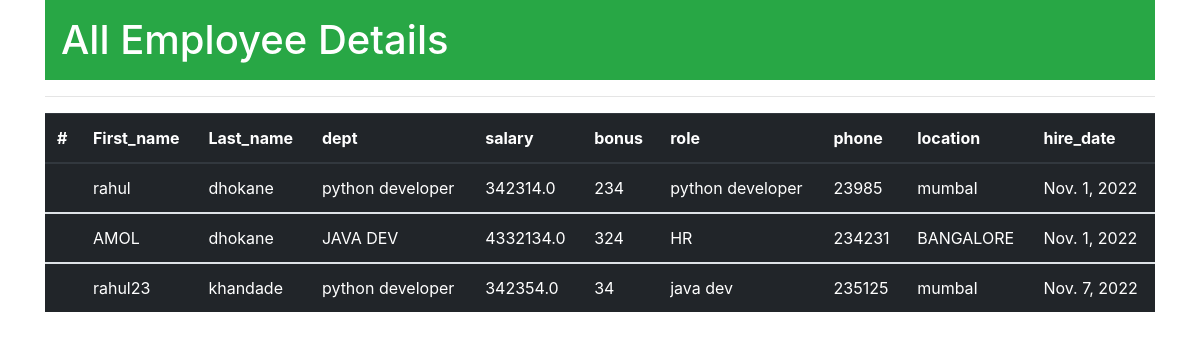
Page /all_emp/ on the committed database.
### emp_app/models.py (models this page shows, shortened)
class employee(models.Model):
    first_name=models.CharField(max_length=50)
    last_name=models.CharField(max_length=50)
    dept=models.ForeignKey(department,on_delete=models.CASCADE)
    salary=models.FloatField()
    bonus=models.IntegerField()
    role=models.ForeignKey(role,on_delete=models.CASCADE)  #please search for on delete
    phone=models.IntegerField(default=0)
    hire_date=models.DateField()
    def __str__(self):
        return '%s%s%s'%(self.first_name,self.last_name,self.phone)

class department(models.Model):
    name=models.CharField(max_length=50)
    location=models.CharField(max_length=50)

class role(models.Model):
    name=models.CharField(max_length=50)

### emp_app/views.py (the view)
# urls.py: path('all_emp/',views.all_emp,name='all_emp'),
def all_emp(request):
    emps=employee.objects.all()
    context={
        'emps':emps
    }
    print(emps)
    return render(request,'emp_app/all_emp.html',context)

### emp_app/templates/emp_app/all_emp.html (shortened to what this page needs)
<!doctype html>
<html lang="en">
  <head>
    <link rel="stylesheet" href="https://cdn.jsdelivr.net/npm/bootstrap@4.0.0/dist/css/bootstrap.min.css">
  </head>
  <body>
    <div class="container">
      <h1  class="p-3 mb-2 bg-success text-white">All Employee Details</h1>
      <hr>
      <table class="table table-dark">
        <thead>
          <tr>
            <th scope="col">#</th>
            <th scope="col">First_name</th>
            <th scope="col">Last_name</th>
            <th scope="col">dept</th>
            <th scope="col">salary</th>
            <th scope="col">bonus</th>
            <th scope="col">role</th>
            <th scope="col">phone</th>
            <th scope="col">location</th>
            <th scope="col">hire_date</th>
          </tr>
        </thead>
        {% for emp in emps  %}
        <tbody>
          <tr>
            <th scope="row">{{emp_id}}</th>
            <td>{{emp.first_name}}</td>
            <td>{{emp.last_name}}</td>
            <td>{{emp.dept.name}}</td>
            <td>{{emp.salary}}</td>
            <td>{{emp.bonus}}</td>
            <td>{{emp.role.name}}</td>
            <td>{{emp.phone}}</td>
            <td>{{emp.dept.location}}</td>
            <td>{{emp.hire_date}}</td>
          </tr>
        </tbody>
        {% endfor %}
      </table>
    </div>
  </body>
</html>

### rows in the picture
employee: first_name "rahul", last_name "dhokane", dept.name "python developer", salary "342314.0", bonus "234", role.name "python developer", phone "23985", dept.location "mumbaI", hire_date "Nov. 1, 2022"
employee: first_name "AMOL", last_name "dhokane", dept.name "JAVA DEV", salary "4332134.0", bonus "324", role.name "HR", phone "234231", dept.location "BANGALORE", hire_date "Nov. 1, 2022"
employee: first_name "rahul23", last_name "khandade", dept.name "python developer", salary "342354.0", bonus "34", role.name "java dev", phone "235125", dept.location "mumbaI", hire_date "Nov. 7, 2022"
